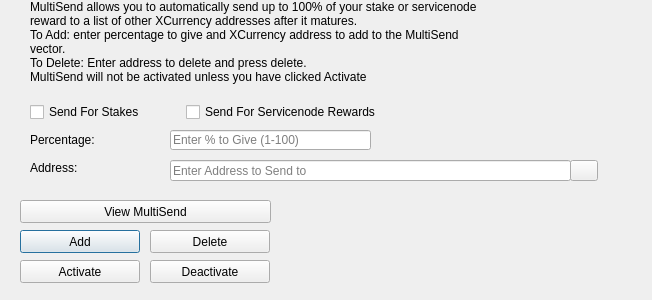
<?xml version="1.0" encoding="UTF-8"?>
<ui version="4.0">
 <class>MultiSendDialog</class>
 <widget class="QDialog" name="MultiSendDialog">
  <property name="windowModality">
   <enum>Qt::NonModal</enum>
  </property>
  <property name="geometry">
   <rect>
    <x>0</x>
    <y>0</y>
    <width>652</width>
    <height>300</height>
   </rect>
  </property>
  <property name="windowTitle">
   <string>MultiSend</string>
  </property>
  <widget class="QLineEdit" name="multiSendPercentEdit">
   <property name="geometry">
    <rect>
     <x>170</x>
     <y>130</y>
     <width>201</width>
     <height>20</height>
    </rect>
   </property>
   <property name="toolTip">
    <string>Enter whole numbers 1 - 100</string>
   </property>
   <property name="placeholderText">
    <string>Enter % to Give (1-100)</string>
   </property>
  </widget>
  <widget class="QLineEdit" name="multiSendAddressEdit">
   <property name="geometry">
    <rect>
     <x>170</x>
     <y>160</y>
     <width>401</width>
     <height>21</height>
    </rect>
   </property>
   <property name="toolTip">
    <string/>
   </property>
   <property name="placeholderText">
    <string>Enter Address to Send to</string>
   </property>
  </widget>
  <widget class="QLabel" name="label_2">
   <property name="geometry">
    <rect>
     <x>30</x>
     <y>0</y>
     <width>451</width>
     <height>121</height>
    </rect>
   </property>
   <property name="lineWidth">
    <number>1</number>
   </property>
   <property name="text">
    <string>MultiSend allows you to automatically send up to 100% of your stake or servicenode reward to a list of other XCurrency addresses after it matures.
To Add: enter percentage to give and XCurrency address to add to the MultiSend vector.
To Delete: Enter address to delete and press delete.
MultiSend will not be activated unless you have clicked Activate</string>
   </property>
   <property name="alignment">
    <set>Qt::AlignLeading|Qt::AlignLeft|Qt::AlignTop</set>
   </property>
   <property name="wordWrap">
    <bool>true</bool>
   </property>
  </widget>
  <widget class="QLabel" name="message">
   <property name="geometry">
    <rect>
     <x>290</x>
     <y>200</y>
     <width>351</width>
     <height>91</height>
    </rect>
   </property>
   <property name="text">
    <string/>
   </property>
  </widget>
  <widget class="QPushButton" name="addButton">
   <property name="geometry">
    <rect>
     <x>20</x>
     <y>230</y>
     <width>120</width>
     <height>23</height>
    </rect>
   </property>
   <property name="toolTip">
    <string/>
   </property>
   <property name="statusTip">
    <string>Add to MultiSend Vector</string>
   </property>
   <property name="text">
    <string>Add</string>
   </property>
  </widget>
  <widget class="QPushButton" name="disableButton">
   <property name="geometry">
    <rect>
     <x>150</x>
     <y>260</y>
     <width>120</width>
     <height>23</height>
    </rect>
   </property>
   <property name="statusTip">
    <string>Deactivate MultiSend</string>
   </property>
   <property name="text">
    <string>Deactivate</string>
   </property>
  </widget>
  <widget class="QPushButton" name="addressBookButton">
   <property name="geometry">
    <rect>
     <x>570</x>
     <y>160</y>
     <width>28</width>
     <height>21</height>
    </rect>
   </property>
   <property name="toolTip">
    <string>Choose an address from the address book</string>
   </property>
   <property name="text">
    <string/>
   </property>
   <property name="icon">
    <iconset resource="../blocknetdx.qrc">
     <normaloff>:/icons/address-book-white</normaloff>:/icons/address-book-white</iconset>
   </property>
   <property name="shortcut">
    <string>Alt+A</string>
   </property>
   <property name="autoDefault">
    <bool>false</bool>
   </property>
  </widget>
  <widget class="QLabel" name="label">
   <property name="geometry">
    <rect>
     <x>30</x>
     <y>130</y>
     <width>121</width>
     <height>20</height>
    </rect>
   </property>
   <property name="toolTip">
    <string>Percentage of stake to send</string>
   </property>
   <property name="text">
    <string>Percentage:</string>
   </property>
  </widget>
  <widget class="QLabel" name="label_5">
   <property name="geometry">
    <rect>
     <x>30</x>
     <y>160</y>
     <width>111</width>
     <height>16</height>
    </rect>
   </property>
   <property name="toolTip">
    <string>Address to send portion of stake to</string>
   </property>
   <property name="text">
    <string>Address:</string>
   </property>
  </widget>
  <widget class="QPushButton" name="deleteButton">
   <property name="geometry">
    <rect>
     <x>150</x>
     <y>230</y>
     <width>120</width>
     <height>23</height>
    </rect>
   </property>
   <property name="toolTip">
    <string/>
   </property>
   <property name="statusTip">
    <string>Delete Address From MultiSend Vector</string>
   </property>
   <property name="text">
    <string>Delete</string>
   </property>
  </widget>
  <widget class="QPushButton" name="activateButton">
   <property name="geometry">
    <rect>
     <x>20</x>
     <y>260</y>
     <width>120</width>
     <height>23</height>
    </rect>
   </property>
   <property name="statusTip">
    <string>Activate MultiSend</string>
   </property>
   <property name="text">
    <string>Activate</string>
   </property>
  </widget>
  <widget class="QPushButton" name="viewButton">
   <property name="geometry">
    <rect>
     <x>20</x>
     <y>200</y>
     <width>251</width>
     <height>23</height>
    </rect>
   </property>
   <property name="toolTip">
    <string/>
   </property>
   <property name="statusTip">
    <string>View MultiSend Vector</string>
   </property>
   <property name="text">
    <string>View MultiSend</string>
   </property>
  </widget>
  <widget class="QWidget" name="horizontalLayoutWidget">
   <property name="geometry">
    <rect>
     <x>30</x>
     <y>100</y>
     <width>351</width>
     <height>24</height>
    </rect>
   </property>
   <layout class="QHBoxLayout" name="horizontalLayout">
    <item>
     <widget class="QCheckBox" name="multiSendStakeCheckBox">
      <property name="text">
       <string>Send For Stakes</string>
      </property>
     </widget>
    </item>
    <item>
     <widget class="QCheckBox" name="multiSendServicenodeCheckBox">
      <property name="text">
       <string>Send For Servicenode Rewards</string>
      </property>
     </widget>
    </item>
   </layout>
  </widget>
 </widget>
 <resources>
  <include location="../blocknetdx.qrc"/>
 </resources>
 <connections/>
</ui>
